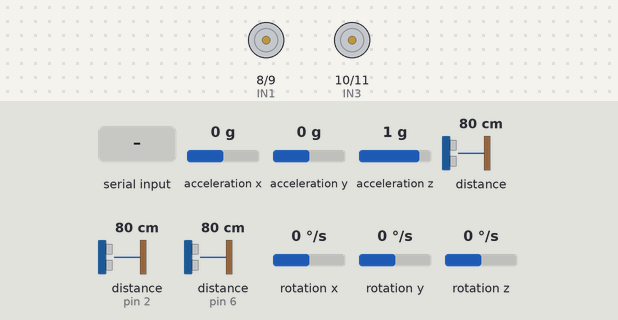
This sketch was run on a simulated Arduino Uno, built with avr-gcc and run on an emulated ATmega328P. Shown: motor-driver pin pairs drawn as motors (green arrow = first pin HIGH = forward, orange = second pin HIGH = backward, longer = more drive). Wiring (inferred from the names in the program): 2 × ultrasonic range finder: trigger pin 3, echo pin 2 / trigger pin 7, echo pin 6. Inputs (shaded band) come from the test bench; at power-on: acceleration x 0 g, acceleration y 0 g, acceleration z 1 g, distance to the obstacle 80 cm, distance to the obstacle (sensors on pin 2, pin 6) 80 cm, rotation x 0 °/s, rotation y 0 °/s, rotation z 0 °/s. The echo pulse lasts 58.3 µs per cm; what the sketch prints to the serial monitor is not drawn.

Above: at 1.2 s.
1.3 s: "F" received over Serial
At 2.1 s:
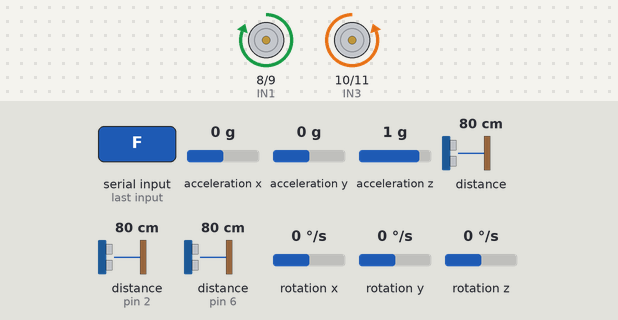
2.8 s: "L" received over Serial
At 4.0 s:
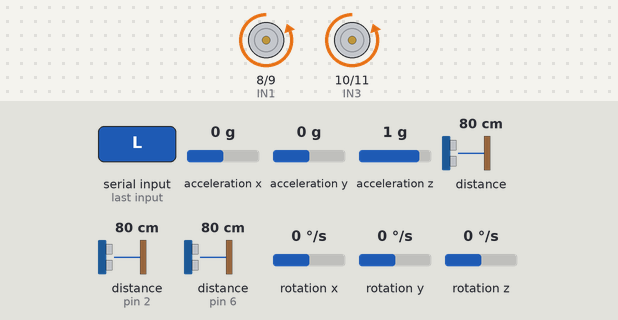
4.3 s: "R" received over Serial
At 5.0 s:
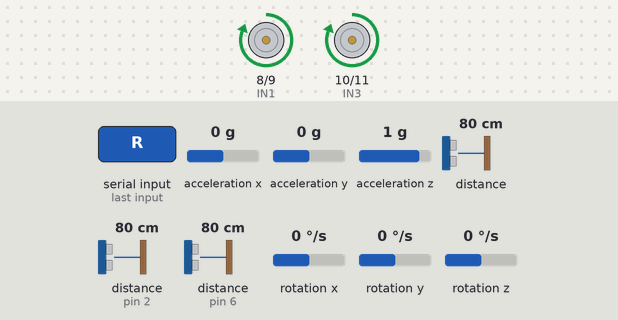
Timing chart, 0 to 7.3 s (numbered marks = the images above; inputs shaded):
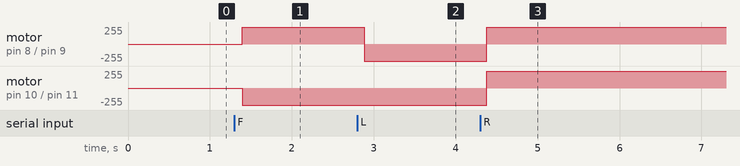

The sketch:

NavigAid.ino
```cpp
#include <Wire.h>
#include <VL53L0X.h>
#include "I2Cdev.h"
#include "MPU6050.h"

#define TRIG_LEFT 7
#define ECHO_LEFT 6
#define TRIG_RIGHT 3
#define ECHO_RIGHT 2

#define IN1 8
#define IN2 9
#define IN3 10
#define IN4 11

VL53L0X laser;
MPU6050 mpu;

float readUS(int trig, int echo) {
  digitalWrite(trig, LOW);
  delayMicroseconds(2);
  digitalWrite(trig, HIGH);
  delayMicroseconds(10);
  digitalWrite(trig, LOW);
  long duration = pulseIn(echo, HIGH);
  return duration * 0.034 / 2;
}

void moveForward() {
  digitalWrite(IN1, HIGH); digitalWrite(IN2, LOW);
  digitalWrite(IN3, LOW); digitalWrite(IN4, HIGH);
}

void moveLeft() {
  digitalWrite(IN1, LOW);  digitalWrite(IN2, HIGH);   // left motor: backward
  digitalWrite(IN3, LOW);  digitalWrite(IN4, HIGH);  // right motor: forward
}

void moveRight() {
  digitalWrite(IN1, HIGH); digitalWrite(IN2, LOW);   // left motor: forward
  digitalWrite(IN3, HIGH);  digitalWrite(IN4, LOW);   // right motor: backward
}

void stopMotors() {
  digitalWrite(IN1, LOW); digitalWrite(IN2, LOW);
  digitalWrite(IN3, LOW); digitalWrite(IN4, LOW);
}

void setup() {
  Serial.begin(9600);
  Wire.begin();

  pinMode(TRIG_LEFT, OUTPUT);
  pinMode(ECHO_LEFT, INPUT);
  pinMode(TRIG_RIGHT, OUTPUT);
  pinMode(ECHO_RIGHT, INPUT);

  pinMode(IN1, OUTPUT);
  pinMode(IN2, OUTPUT);
  pinMode(IN3, OUTPUT);
  pinMode(IN4, OUTPUT);

  laser.setTimeout(500);
  if (!laser.init()) {
    Serial.println("LAS:ERR");
  } else {
    laser.startContinuous();
  }

  mpu.initialize();
  if (!mpu.testConnection()) {
    Serial.println("GYR:ERR");
  }
}

void loop() {
  float left  = readUS(TRIG_LEFT, ECHO_LEFT);
  float right = readUS(TRIG_RIGHT, ECHO_RIGHT);
  uint16_t laserMm = laser.readRangeContinuousMillimeters() / 10.0;
  if (laser.timeoutOccurred()) laserMm = 6553;

  int16_t ax, ay, az, gx, gy, gz;
  mpu.getMotion6(&ax, &ay, &az, &gx, &gy, &gz);

  float pitch = atan2(-ax, sqrt((float)ay*ay + (float)az*az)) * 180.0 / PI;
  float roll  = atan2(ay, az) * 180.0 / PI;

  Serial.print("USL:"); Serial.print(left);
  Serial.print(" USR:"); Serial.print(right);
  Serial.print(" LAS:"); Serial.print(laserMm);
  Serial.print(" PITCH:"); Serial.print(pitch, 1);
  Serial.print(" ROLL:"); Serial.println(roll, 1);

  if (Serial.available() > 0) {
    char cmd = Serial.read();
    if (cmd == 'F')      moveForward();
    else if (cmd == 'L') moveLeft();
    else if (cmd == 'R') moveRight();
    else if (cmd == 'S') stopMotors();
  }

  delay(100);
}
```

Measured:
- after the input at 1.3 s, motor on pin 8 (IN1) / pin 9 (IN2): stopped → forward 255/255 after 0.09 s; motor on pin 10 (IN3) / pin 11 (IN4): stopped → backward 255/255 after 0.09 s
- after the input at 2.8 s, motor on pin 8 (IN1) / pin 9 (IN2): forward 255/255 → backward 255/255 after 0.09 s
- after the input at 4.3 s, motor on pin 8 (IN1) / pin 9 (IN2), motor on pin 10 (IN3) / pin 11 (IN4): backward 255/255 → forward 255/255 after 0.08 s
